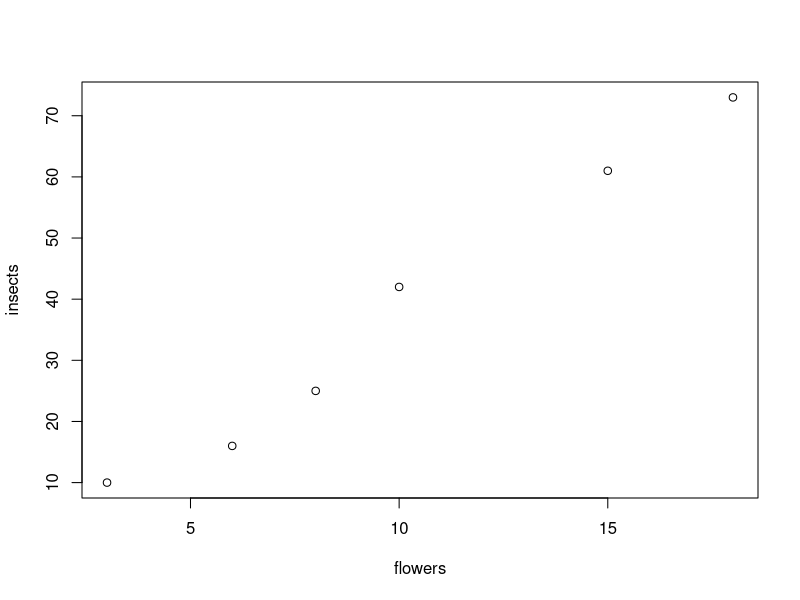
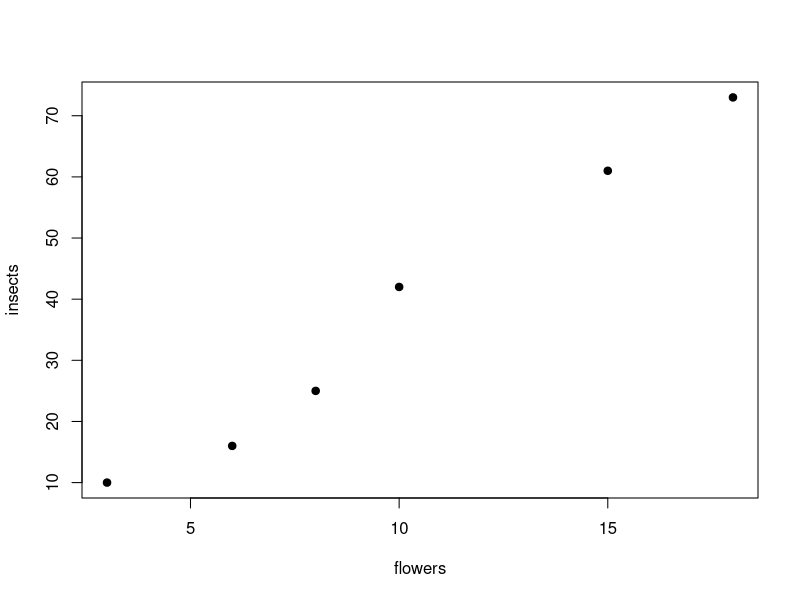
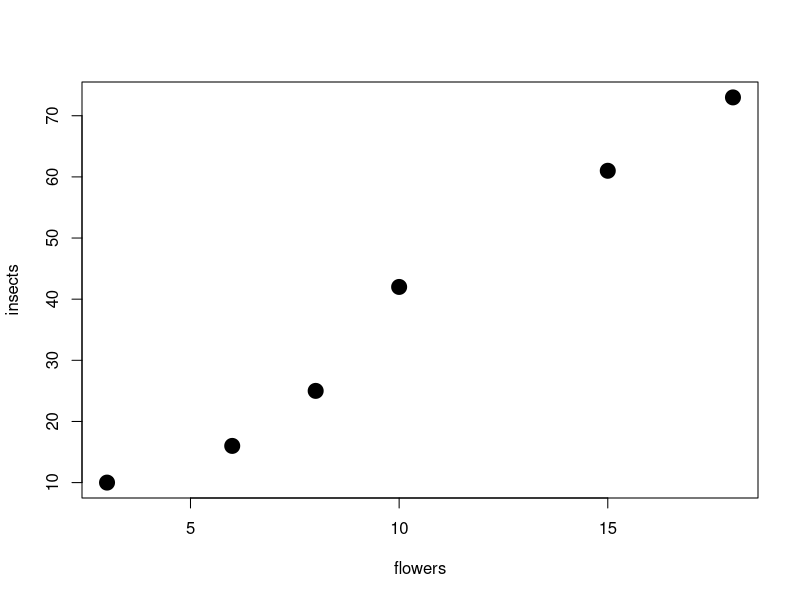
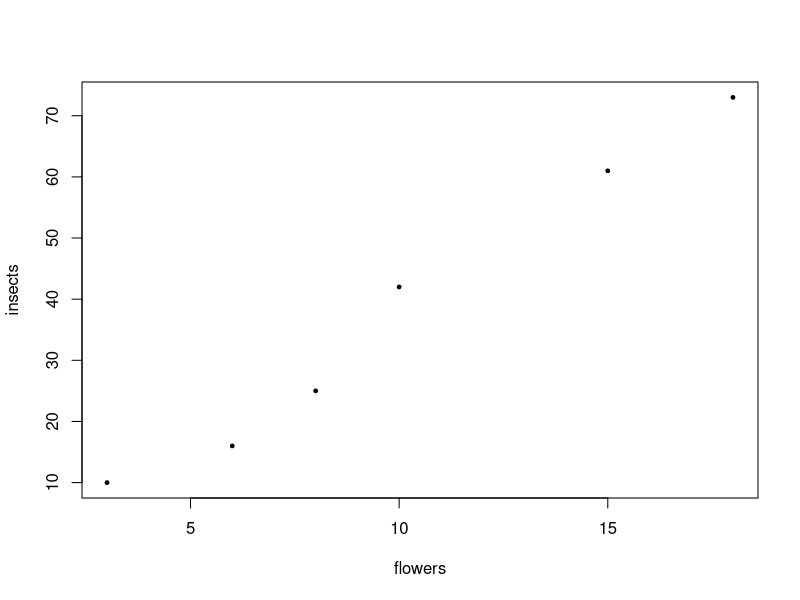
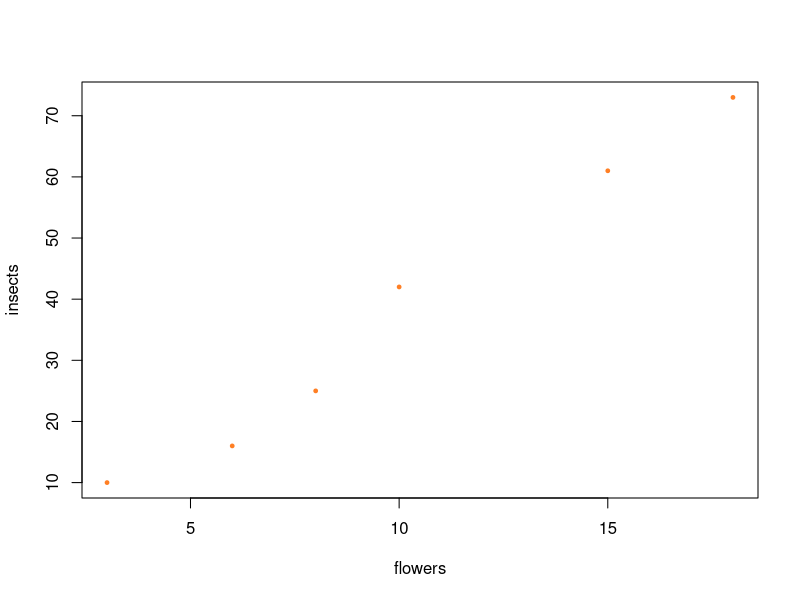
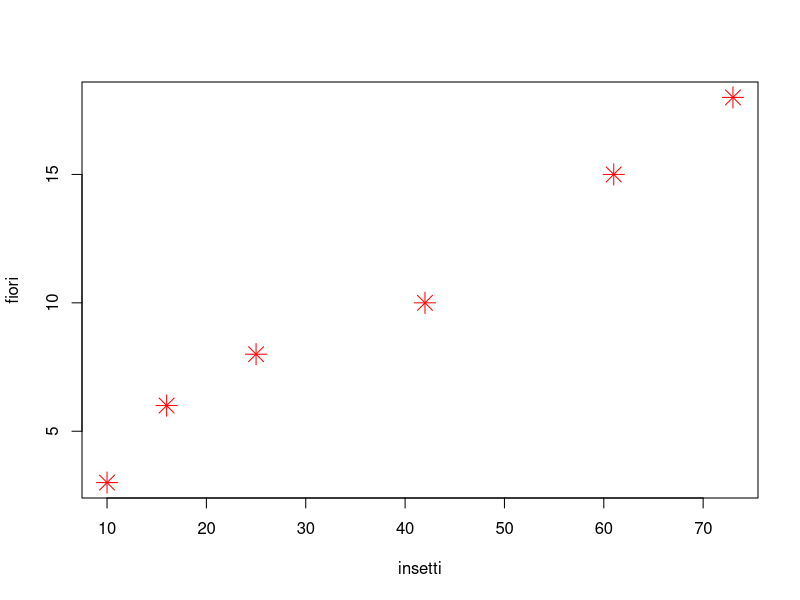

Recreate these plots in R, in order.
# Possiamo usare R come una calcolatrice, chiedergli quindi di fare semplici 
# calcoli aritmetici. 
# vediamo già il ruolo della freccetta <-, si usa per fare l'assegnazione,
# sarebbe a dire dare un nome ad un certo oggetto. R lavora per oggetti
# se ad un calcolo non do il nome non lo posso poi richiamare. 

a <- 6 * 7  # assegno la moltiplicazione di 6 x 7 all'oggetto "a" 
b <- 5 * 8  # uguale con 5 x 8 

a + b  # ora posso chiedere ad R di dirmi quanto fa 6x7 + 5x8, cioè a + b

# Vettori 
# se voglio creare un oggetto che abbia al suo interno più di un elemento devo 
# usare la funzione concatenate, che prende tutti gli elementi separati da 
# virgole e crea un vettore. La posizione è importante, gli elementi di un 
# vettore sono indicizzati

flowers <- c(3, 6, 8, 10, 15, 18)  # prendo dei valori (inventati) per il numero di fiori in una serie di stazioni
flowers  # R l'avrebbe già fatto, per vedere cosa ha fatto (e controllarlo) richiamo l'oggetto creato

insects <- c(10, 16, 25, 42, 61, 73)  # prendo il velore del numero di insetti per ognuna delle stazioni di prima 
insects

# Plot 
# posso ora creare un plot con i due oggetti, vedere magari se si riesce ad 
# intuire una relazione di qualche tipo
plot(flowers, insects)    

# La funzione plot() ha un sacco di parametri: 

# simboli: posso scegliere che simboli utilizzare, per farlo devo dire che il 
# parametro pch sia = ad un certo numero che corrisponde ad un determinato 
# simbolo (trovo la corrispondenza su tabelle su internet)
plot(flowers, insects, pch=19)

# anche la dimensione dei simboli sul grafico può essere cambiata, si usa 
# parametro cex = questa volta però devo mettere di quante volte ingrandisco 
# il mio simbolo
plot(flowers, insects, pch=19, cex=2)
plot(flowers, insects, pch=19, cex=.5)  # al posto di 0.5 posso scrivere anche solo .5 

# Posso cambiare anche il colore del mio simbolo, devo scrivere col= "" 
# all'interno delle virgolette metterò il nome del colore, anche in questo caso 
# ci sono delle tabelle con i nomi dei colori in R
plot(flowers, insects, pch=19, cex=.5, col="chocolate1") 

# Posso anche inserire il nome dell'asse x e y, basta usare xlab="" e ylab=""
plot(insects, flowers, xlab="insetti", ylab="fiori", col="red", pch=8, cex=2)


